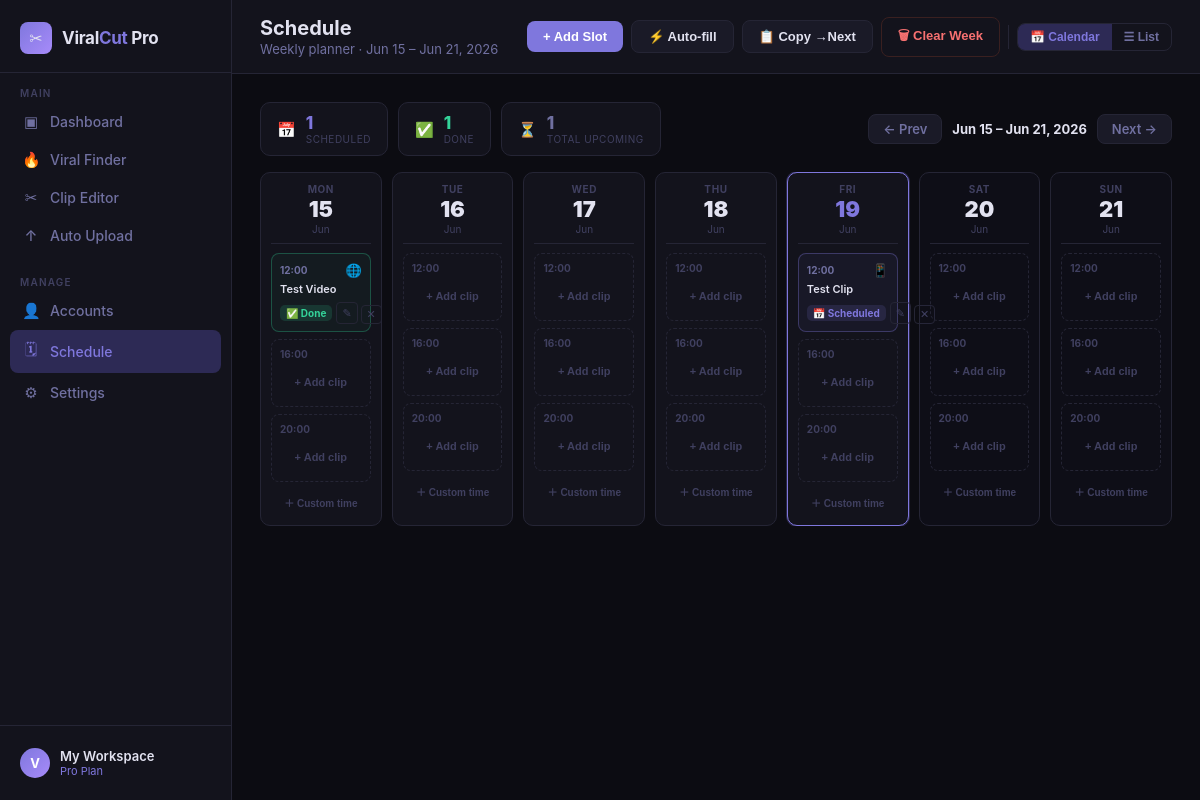
The app's page /schedule with its own data.
### tables this page shows
CREATE TABLE scheduled_posts (
            id INTEGER PRIMARY KEY AUTOINCREMENT,
            schedule_date TEXT NOT NULL,
            schedule_time TEXT NOT NULL,
            platform TEXT NOT NULL DEFAULT 'All',
            video_id TEXT DEFAULT NULL,
            clip_title TEXT DEFAULT NULL,
            caption TEXT DEFAULT NULL,
            status TEXT NOT NULL DEFAULT 'scheduled',
            created_at DATETIME DEFAULT CURRENT_TIMESTAMP
        );

### app.py (the view)
@app.route("/schedule")
def schedule():
    week_start = _week_start_from_str(request.args.get("week_start"))
    week_end   = week_start + timedelta(days=6)
    conn = get_db()
    _auto_update_statuses(conn)
    posts = conn.execute(
        "SELECT * FROM scheduled_posts WHERE schedule_date >= ? AND schedule_date <= ? "
        "ORDER BY schedule_date, schedule_time",
        (week_start.isoformat(), week_end.isoformat())
    ).fetchall()
    all_posts = conn.execute(
        "SELECT * FROM scheduled_posts ORDER BY schedule_date ASC, schedule_time ASC"
    ).fetchall()
    queue_items = conn.execute(
        "SELECT * FROM queue WHERE status='pending' ORDER BY sort_order ASC, added_at ASC"
    ).fetchall()
    summary = {"scheduled": 0, "done": 0, "failed": 0}
    for p in posts:
        if p["status"] in summary:
            summary[p["status"]] += 1
    conn.close()
    today = date.today()
    calendar_data = []
    for i in range(7):
        day = week_start + timedelta(days=i)
        day_str = day.isoformat()
        day_posts = {p["schedule_time"]: p for p in posts if p["schedule_date"] == day_str}
        all_times = sorted(set(DEFAULT_TIMES) | set(day_posts.keys()))
        slots = [{"time": t, "post": day_posts.get(t)} for t in all_times]
        calendar_data.append({
            "date_str":   day_str,
            "day_name":   DAY_NAMES[i],
            "day_num":    day.day,
            "month_name": MONTH_NAMES[day.month - 1],
            "is_today":   day == today,
            "is_weekend": i >= 5,
            "slots":      slots,
        })
    week_label = (
        f"{MONTH_NAMES[week_start.month-1]} {week_start.day} – "
        f"{MONTH_NAMES[week_end.month-1]} {week_end.day}, {week_end.year}"
    )
    prev_week = (week_start - timedelta(weeks=1)).isoformat()
    next_week = (week_start + timedelta(weeks=1)).isoformat()
    return render_template("schedule.html", active="schedule",
                           calendar_data=calendar_data,
                           all_posts=all_posts,
                           week_start_str=week_start.isoformat(),
                           week_label=week_label,
                           prev_week=prev_week,
                           next_week=next_week,
                           summary=summary,
                           queue_items=queue_items,
                           platform_icons=PLATFORM_ICONS)

### app.py (called while the page is built)
def _week_start_from_str(s):
    if s:
        try:
            d = date.fromisoformat(s)
            return d - timedelta(days=d.weekday())
        except Exception:
            pass
    today = date.today()
    return today - timedelta(days=today.weekday())

def _auto_update_statuses(conn):
    now_str = datetime.now().strftime("%Y-%m-%d %H:%M")
    conn.execute(
        "UPDATE scheduled_posts SET status='done' "
        "WHERE status='scheduled' AND (schedule_date || ' ' || schedule_time) < ?",
        (now_str,)
    )
    conn.commit()

### db.py (called while the page is built)
def get_db():
    conn = sqlite3.connect(DB_PATH)
    conn.row_factory = sqlite3.Row
    return conn

### templates/schedule.html (shortened to what this page needs)
{% extends "base.html" %}
{% block page_title %}Schedule{% endblock %}
{% block page_subtitle %}Weekly planner · {{ week_label }}{% endblock %}
{% block topbar_actions %}
<div style="display:flex;gap:8px;align-items:center;flex-wrap:wrap">
    <button onclick="openAddModal()" class="btn btn-primary" style="font-size:13px">+ Add Slot</button>
    <form method="POST" action="/schedule/auto-fill" style="display:inline">
        <button type="submit" class="btn btn-secondary" style="font-size:13px">⚡ Auto-fill</button>
    </form>
    <form method="POST" action="/schedule/copy-week" style="display:inline">
        <button type="submit" class="btn btn-secondary" style="font-size:13px">📋 Copy →Next</button>
    </form>
    <button onclick="confirmClear()" class="btn btn-danger" style="font-size:13px">🗑 Clear Week</button>
    <div style="display:flex;border:1px solid var(--border);border-radius:8px;overflow:hidden">
        <button id="btn-cal"  onclick="setView('calendar')" class="view-toggle-btn active" style="padding:6px 12px;font-size:12px;font-weight:600">📅 Calendar</button>
        <button id="btn-list" onclick="setView('list')"     class="view-toggle-btn"        style="padding:6px 12px;font-size:12px;font-weight:600">☰ List</button>
    </div>
</div>
{% endblock %}
{% block content %}
<div style="display:flex;gap:10px;margin-bottom:16px;flex-wrap:wrap;align-items:center">
    <div class="stat-chip">
        <span style="font-size:15px">📅</span>
        <div>
            <div style="font-size:17px;font-weight:800;color:var(--accent)">{{ summary.scheduled }}</div>
            <div style="font-size:10px;color:var(--text-faint);text-transform:uppercase;letter-spacing:0.5px">Scheduled</div>
        </div>
    </div>
    <div class="stat-chip">
        <span style="font-size:15px">✅</span>
        <div>
            <div style="font-size:17px;font-weight:800;color:var(--green)">{{ summary.done }}</div>
            <div style="font-size:10px;color:var(--text-faint);text-transform:uppercase;letter-spacing:0.5px">Done</div>
        </div>
    </div>
    <div class="stat-chip">
        <span style="font-size:15px">⏳</span>
        <div>
            <div style="font-size:17px;font-weight:800;color:var(--text-muted)">{{ all_posts | selectattr('status','equalto','scheduled') | list | length }}</div>
            <div style="font-size:10px;color:var(--text-faint);text-transform:uppercase;letter-spacing:0.5px">Total Upcoming</div>
        </div>
    </div>
    <div style="margin-left:auto;display:flex;align-items:center;gap:10px">
        <a href="/schedule?week_start={{ prev_week }}" class="week-nav-btn">← Prev</a>
        <span style="font-size:13px;font-weight:700;color:var(--text);white-space:nowrap">{{ week_label }}</span>
        <a href="/schedule?week_start={{ next_week }}" class="week-nav-btn">Next →</a>
    </div>
</div>
<div id="view-calendar">
<div class="week-grid">
    {% for day in calendar_data %}
    <div class="day-col {% if day.is_today %}day-today{% endif %} {% if day.is_weekend %}day-weekend{% endif %}">
        <div class="day-header">
            <div class="day-name-label">{{ day.day_name }}</div>
            <div class="day-num-label {% if day.is_today %}today-num{% endif %}">{{ day.day_num }}</div>
            <div class="day-month-label">{{ day.month_name }}</div>
        </div>
        {% for slot in day.slots %}
        <div class="slot-card slot-{{ slot.post.status if slot.post else 'empty' }}">
            {% if slot.post %}
            <div style="display:flex;align-items:center;justify-content:space-between;margin-bottom:4px">
                <span style="font-size:10px;font-weight:700;color:var(--text-muted)">{{ slot.time }}</span>
                <span style="font-size:13px">{{ platform_icons.get(slot.post.platform, '🌐') }}</span>
            </div>
            <div style="font-size:11px;color:var(--text);font-weight:600;line-height:1.3;margin-bottom:6px;display:-webkit-box;-webkit-line-clamp:2;-webkit-box-orient:vertical;overflow:hidden">
                {{ slot.post.clip_title or '(No clip assigned)' }}
            </div>
            <div style="display:flex;align-items:center;justify-content:space-between;gap:4px">
                <span class="slot-status-badge status-{{ slot.post.status }}">
                    {% if slot.post.status == 'scheduled' %}📅
                    {% elif slot.post.status == 'done' %}✅
                    {% elif slot.post.status == 'failed' %}❌
                    {% endif %}
                    {{ slot.post.status | capitalize }}
                </span>
                <div style="display:flex;gap:3px;flex-shrink:0">
                    <button
                        onclick='openEditModal({{ slot.post.id }}, "{{ slot.post.schedule_date }}", "{{ slot.post.schedule_time }}", "{{ slot.post.platform }}", "{{ slot.post.video_id or "" }}", "{{ (slot.post.clip_title or "")|replace("\"","\\\"") }}", {{ slot.post.caption | tojson if slot.post.caption else '""' }})'
                        class="slot-action-btn" title="Edit">✎</button>
                    <form method="POST" action="/schedule/delete/{{ slot.post.id }}" style="display:inline">
                        <button type="submit" class="slot-action-btn slot-del-btn" title="Remove"
                                onclick="return confirm('Remove this scheduled post?')">✕</button>
                    </form>
                </div>
            </div>
            {% else %}
            <div style="font-size:10px;font-weight:700;color:var(--text-faint);margin-bottom:5px">{{ slot.time }}</div>
            <button onclick="openAddModal('{{ day.date_str }}','{{ slot.time }}')" class="slot-add-btn">
                + Add clip
            </button>
            {% endif %}
        </div>
        {% endfor %}
        <button onclick="openAddModal('{{ day.date_str }}')" class="day-extra-add">＋ Custom time</button>
    </div>
    {% endfor %}
</div>
</div>
{% endblock %}

### static/style.css (style rules this page uses)
:root { --bg: #0c0c12; --surface: #13131c; --surface2: #1a1a27; --border: #252535; --accent: #7F77DD; --accent-dim: #2d2a55; --accent-hover: #9b94e8; --text: #e2e2f0; --text-muted: #7070a0; --text-faint: #404060; --green: #34d399; --red: #f87171; --yellow: #fbbf24; --radius: 10px; }
* { margin: 0; padding: 0; box-sizing: border-box; }
body { font-family: -apple-system, BlinkMacSystemFont, 'Segoe UI', 'Inter', sans-serif; background: var(--bg); color: var(--text); display: flex; height: 100vh; overflow: hidden; }
.btn { display: inline-flex; align-items: center; gap: 7px; padding: 8px 16px; border-radius: 8px; font-size: 13px; font-weight: 600; cursor: pointer; border: none; text-decoration: none; transition: all 0.14s; }
.btn-primary { background: var(--accent); color: white; }
.btn-secondary { background: var(--surface2); color: var(--text); border: 1px solid var(--border); }
.btn-danger { background: transparent; color: var(--red); border: 1px solid #3a2020; }

### templates/schedule.html (style rules this page uses)
.stat-chip { display:flex;align-items:center;gap:10px;padding:10px 16px; background:var(--surface);border:1px solid var(--border);border-radius:10px; }
.week-nav-btn { padding:6px 14px;border:1px solid var(--border);border-radius:8px; font-size:13px;font-weight:600;color:var(--text-muted);text-decoration:none; background:var(--surface2);transition:all 0.14s;display:inline-flex;align-items:center; }
.week-grid { display:grid; grid-template-columns:repeat(7,minmax(120px,1fr)); gap:10px; overflow-x:auto; }
.day-col { display:flex;flex-direction:column;gap:7px; background:var(--surface);border:1px solid var(--border); border-radius:10px;padding:10px;min-width:0; }
.day-today { border-color:var(--accent);box-shadow:0 0 0 1px rgba(127,119,221,0.25) }
.day-weekend { background:rgba(127,119,221,0.02) }
.day-header { text-align:center;padding-bottom:8px;border-bottom:1px solid var(--border);margin-bottom:2px }
.day-name-label { font-size:10px;font-weight:700;text-transform:uppercase;letter-spacing:0.6px;color:var(--text-faint) }
.day-num-label { font-size:22px;font-weight:900;color:var(--text);line-height:1;margin:3px 0 }
.today-num { color:var(--accent) }
.day-month-label { font-size:10px;color:var(--text-faint) }
.slot-card { border-radius:8px;padding:8px 8px 7px;border:1px solid var(--border); background:var(--surface2);min-height:68px; }
.slot-empty { border-style:dashed;background:transparent;display:flex;flex-direction:column }
.slot-scheduled { border-color:rgba(127,119,221,0.35);background:rgba(127,119,221,0.06) }
.slot-done { border-color:rgba(52,211,153,0.3);background:rgba(52,211,153,0.04) }
.slot-status-badge { display:inline-flex;align-items:center;gap:3px; font-size:10px;font-weight:700;padding:2px 6px;border-radius:5px;white-space:nowrap; }
.status-scheduled { background:rgba(127,119,221,0.15);color:var(--accent) }
.status-done { background:rgba(52,211,153,0.15);color:var(--green) }
.slot-action-btn { background:none;border:1px solid var(--border);border-radius:4px; color:var(--text-faint);cursor:pointer;padding:2px 5px;font-size:11px; transition:all 0.12s;line-height:1.2; }
.slot-add-btn { flex:1;padding:8px 4px;border:none;border-radius:6px; background:none;color:var(--text-faint);cursor:pointer;font-size:11px; font-weight:600;transition:all 0.14s;text-align:center; }
.day-extra-add { width:100%;padding:5px 4px;border:none;border-radius:6px; background:none;color:var(--text-faint);cursor:pointer;font-size:10px; font-weight:600;transition:all 0.14s;text-align:center;margin-top:1px; }
.view-toggle-btn { background:none;border:none;cursor:pointer;color:var(--text-muted); font-weight:600;transition:all 0.14s; }
.view-toggle-btn.active { background:var(--accent-dim);color:var(--accent) }

### records on screen
scheduled_posts: get "🌐", post "Test Video", post.status "Done"
scheduled_posts: get "📱", post "Test Clip", post.status "Scheduled"

### other values on screen
{{ week_label }} "Jun 15 – Jun 21, 2026"
{{ summary.scheduled }} "1"
{{ summary.done }} "1"
{{ all_posts | selectattr('status','equalto','scheduled') | list | length }} "1"
{{ day.day_name }} "MON" "TUE" "WED" "THU" "FRI" "SAT" "SUN"
{{ day.day_num }} "15" "16" "17" "18" "19" "20" "21"
{{ day.month_name }} "Jun" "Jun" "Jun" "Jun" "Jun" "Jun" "Jun"
{{ slot.time }} "12:00" "12:00"
{{ slot.time }} "16:00" "20:00" "12:00" "16:00" "20:00" "12:00" "16:00" "20:00" "12:00" "16:00" "20:00" "16:00" "20:00" "12:00" "16:00" "20:00" "12:00" "16:00" "20:00"
